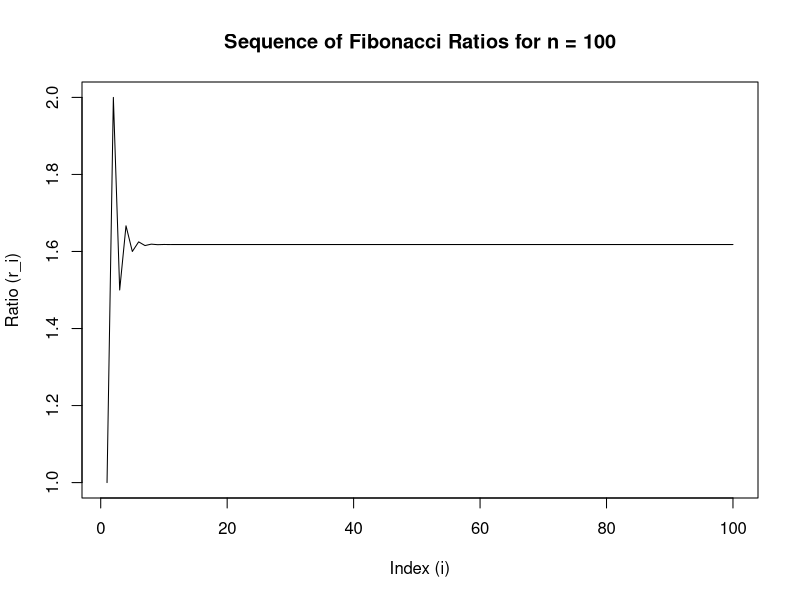

R code for this plot:
# Ratio of Fibonacci numbers

# a)
# Write two different R functions which return the sequence 
# ri = Fi+1 /Fi for i = 1, . . . , n where Fi is the ith
# Fibonacci number, once using for and once using while.

# For understanding, the sequence is as follows
# Fibonacci sequence: 0,1,1,2,3,5,8,13,21,..., with 0 as F0 
# r1 = F2/F1 = 1/1 = 1
# r2 = F3/F2 = 2/1 = 2
# r3 = F4/F3 = 3/2 = 1.5

fib_ratio_for <- function(n) {
  # Check for bad inputs
  if (n <= 0) {
    stop("Input 'n' cannot be 0 or negative.")
  } else if (n == 1) {
    # Catch case of n = 1 due to a leading error if not implemented
    return(1)
  } else {
    # numeric vector created with length n + 1 
    # to store the Fibonacci sequence up to the (n + 1)th element.
    fibonacci <- numeric(n + 1) 
    # Assign values (1,1) as first two elements
    fibonacci[1:2] <- c(1, 1)
    # for loop that iterates over the sequence 3:(n + 1)
    # starting from 3 because first two elements are already declared
    for (i in 3:(n + 1)) {
      # Assigning Fibonacci rule to get the next number out of the last two
      fibonacci[i] <- fibonacci[i - 1] + fibonacci[i - 2]
    }
    # Finally calculate the ratio of each fibonacci number
    ratios <- fibonacci[2:(n + 1)] / fibonacci[1:n]
    return(ratios)
  }
}

fib_ratio_while <- function(n) {
  if (n <= 0) {
    stop("Input 'n' cannot be 0 or negative.")
  } else if (n == 1) {
    return(1)
  } else {
    fibonacci <- numeric(n + 1)
    fibonacci[1:2] <- c(1, 1)
    i <- 3
    while (i <= n + 1) {
      fibonacci[i] <- fibonacci[i - 1] + fibonacci[i - 2]
      i <- i + 1
    }
    ratios <- fibonacci[2:(n + 1)] / fibonacci[1:n]
    return(ratios)
  }
}

fib_ratio_for(2)

fib_ratio_while(5)

# b)

# Benchmark the two functions for n = 200 and n = 2000 
# (you can use package microbenchmark or package
# bench for this purpose). Which function is faster?
# As given from the stats, the for loop is faster.

# install.packages('microbenchmark')
library(microbenchmark)

microbenchmark(
  fib_ratio_for(200),
  fib_ratio_while(200),
  fib_ratio_for(2000),
  fib_ratio_while(2000)
)

# Explanation for statistics given from microbenchmark
# min: Minimum time it took to execute
# lq: Lower quartile (25th percentile) time it took to execute
# mean: Mean time it took to execute
# median: Median time it took to execute
# uq: Upper quartile (75th percentile) time it took to execute
# max: Maximum time it took to execute
# neval: Number of times each expression was evaluated

# c)

# Plot the sequence for n = 100. For which value n it starts to converge? 
# What is the number that it converges to?
# It converges towards the 1.618034. The so-called golden ratio.

# Calculate the sequence for n = 100
sequence <- fib_ratio_for(100)

# Plot the sequence
plot(sequence, type = "l", xlab = "Index (i)", ylab = "Ratio (r_i)",
     main = "Sequence of Fibonacci Ratios for n = 100")

# Get the last 6 values to know what number it converges to
tail(sequence)
